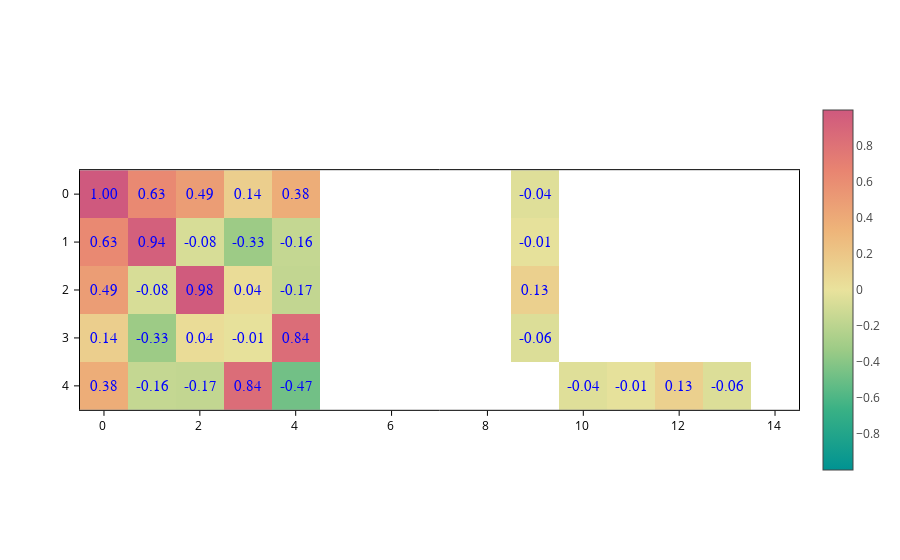

Notebook code cell kept with this figure:
### Markdown cell above
You can tweak the style of text with the `textfont` input, which is a dictionary with three (optional) keys:

- `color`: Text color.
- `family`: Font family for the text. Note that different backends might support different fonts.
- `size`: The size of the font.

The default value will be used for any key that you don't include in the dictionary.

### Code cell
plot.update_inputs(textfont={"color": "blue", "family": "times", "size": 15})

### Figure 1 — Plotly figure (JSON) as saved in the notebook; plotly's stock layout.template omitted (floating-point values rounded to 4 significant figures)
{"data": [{"coloraxis": "coloraxis", "meta": {}, "opacity": 1, "text": [["1.00", "0.63", "0.49", "0.14", "0.38", "", "", "", "", "-0.04", "", "", "", "", ""], ["0.63", "0.94", "-0.08", "-0.33", "-0.16", "", "", "", "", "-0.01", "", "", "", "", ""], ["0.49", "-0.08", "0.98", "0.04", "-0.17", "", "", "", "", "0.13", "", "", "", "", ""], ["0.14", "-0.33", "0.04", "-0.01", "0.84", "", "", "", "", "-0.06", "", "", "", "", ""], ["0.38", "-0.16", "-0.17", "0.84", "-0.47", "", "", "", "", "", "-0.04", "-0.01", "0.13", "-0.06", ""]], "textfont": {"color": "blue", "family": "times", "size": 15}, "texttemplate": "%{text}", "type": "heatmap", "z": [[0.9994, 0.6289, 0.4916, 0.1413, 0.3844, NaN, NaN, NaN, NaN, -0.04157, NaN, NaN, NaN, NaN, NaN], [0.6289, 0.9436, -0.07953, -0.3284, -0.159, NaN, NaN, NaN, NaN, -0.01308, NaN, NaN, NaN, NaN, NaN], [0.4916, -0.07953, 0.9833, 0.04499, -0.1698, NaN, NaN, NaN, NaN, 0.1319, NaN, NaN, NaN, NaN, NaN], [0.1413, -0.3284, 0.04499, -0.007706, 0.8443, NaN, NaN, NaN, NaN, -0.05697, NaN, NaN, NaN, NaN, NaN], [0.3844, -0.159, -0.1698, 0.8443, -0.4746, NaN, NaN, NaN, NaN, NaN, -0.04157, -0.01308, 0.1319, -0.05697, NaN]], "zsmooth": false}], "layout": {"coloraxis": {"cmid": 0, "colorscale": [[0.0, "rgb(0, 147, 146)"], [0.1667, "rgb(57, 177, 133)"], [0.3333, "rgb(156, 203, 134)"], [0.5, "rgb(233, 226, 156)"], [0.6667, "rgb(238, 180, 121)"], [0.8333, "rgb(232, 132, 113)"], [1.0, "rgb(207, 89, 126)"]], "showscale": true}, "scene": {"aspectmode": "data", "xaxis": {"range": [-0.5, 14.5]}, "yaxis": {"range": [4.5, -0.5]}}, "xaxis": {"constrain": "domain", "range": [-0.5, 14.5], "scaleanchor": "y", "scaleratio": 1}, "yaxis": {"constrain": "domain", "range": [4.5, -0.5]}}}
